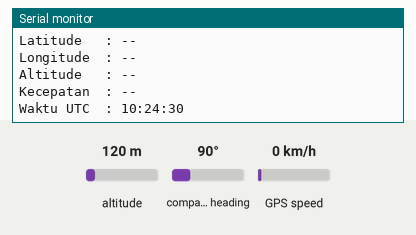
The sketch below on a simulated ESP32. On the bench: the last lines printed to the serial monitor. The test bench sets the inputs (shaded band); at power-on: altitude 120 m, GPS speed 0 km/h, compass heading 90°. The GPS gets a fix after 3 s at 37.7749, -122.4194 with 8 satellites.

Above: at 1.7 s.
1.8 s: altitude set to 20 m
At 2.7 s:
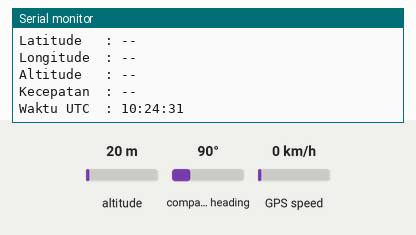
5.5 s: GPS speed set to 2 km/h
At 6.8 s:
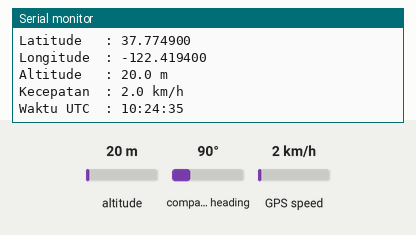
7.0 s: altitude set to 250 m
At 7.8 s:
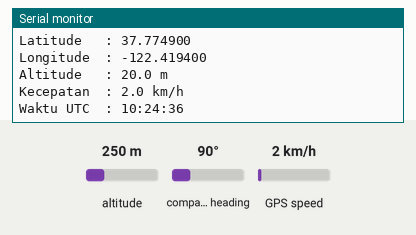
Timing chart, 0 to 10.0 s (numbered marks = the images above; inputs shaded):
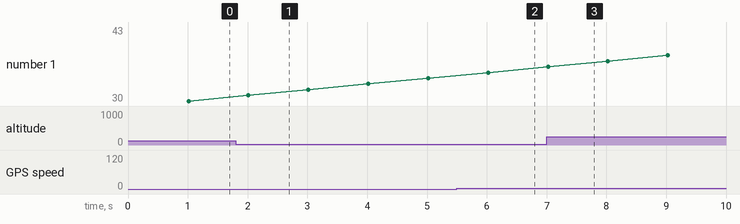

Measured:
- after the input at 5.5 s, the serial monitor: prints a new line after 0.52 s (image 2)

The sketch:

4_test_gps.ino
```cpp
/*
 * TEST 4 - GPS NEO M8N
 * Baca data GPS: koordinat, altitude, jumlah satelit, fix status.
 *
 * Wiring:
 *   GPS TX → GPIO 16 (ESP32 UART2 RX)
 *   GPS RX → GPIO 17 (ESP32 UART2 TX)
 *   VCC    → 5V
 *   GND    → GND
 *
 * Library: TinyGPSPlus
 * Install via Library Manager: "TinyGPSPlus" by Mikal Hart
 */

#include <HardwareSerial.h>
#include <TinyGPSPlus.h>

HardwareSerial gpsSerial(2); // UART2
TinyGPSPlus gps;

#define GPS_BAUD 9600

void setup() {
  Serial.begin(115200);
  gpsSerial.begin(GPS_BAUD, SERIAL_8N1, 15, 18); // RX=16, TX=17
  delay(500);

  Serial.println("=== TEST GPS NEO M8N ===");
  Serial.println("Taruh GPS di tempat terbuka (dekat jendela/luar)");
  Serial.println("Cold start butuh 1-3 menit untuk fix pertama");
  Serial.println();
}

unsigned long lastPrint = 0;

void loop() {
  // Feed data GPS ke TinyGPSPlus
  while (gpsSerial.available()) {
    gps.encode(gpsSerial.read());
  }

  // Print setiap 1 detik
  if (millis() - lastPrint > 1000) {
    lastPrint = millis();

    Serial.println("──────────────────────────────");

    // Jumlah satelit
    Serial.print("Satelit    : ");
    if (gps.satellites.isValid()) {
      Serial.println(gps.satellites.value());
    } else {
      Serial.println("Mencari...");
    }

    // Fix status
    Serial.print("Fix        : ");
    if (gps.location.isValid() && gps.location.age() < 2000) {
      Serial.println("OK");
    } else {
      Serial.println("Belum fix");
    }

    // Koordinat
    Serial.print("Latitude   : ");
    if (gps.location.isValid()) {
      Serial.println(gps.location.lat(), 6);
    } else {
      Serial.println("--");
    }

    Serial.print("Longitude  : ");
    if (gps.location.isValid()) {
      Serial.println(gps.location.lng(), 6);
    } else {
      Serial.println("--");
    }

    // Altitude
    Serial.print("Altitude   : ");
    if (gps.altitude.isValid()) {
      Serial.print(gps.altitude.meters(), 1);
      Serial.println(" m");
    } else {
      Serial.println("--");
    }

    // Kecepatan
    Serial.print("Kecepatan  : ");
    if (gps.speed.isValid()) {
      Serial.print(gps.speed.kmph(), 1);
      Serial.println(" km/h");
    } else {
      Serial.println("--");
    }

    // Waktu UTC
    Serial.print("Waktu UTC  : ");
    if (gps.time.isValid()) {
      Serial.printf("%02d:%02d:%02d\n",
        gps.time.hour(),
        gps.time.minute(),
        gps.time.second());
    } else {
      Serial.println("--");
    }

    // Warning jika tidak ada data sama sekali
    if (millis() > 10000 && gps.charsProcessed() < 10) {
      Serial.println("WARNING: Tidak ada data dari GPS!");
      Serial.println("Cek kabel TX/RX dan power GPS");
    }
  }
}
```
